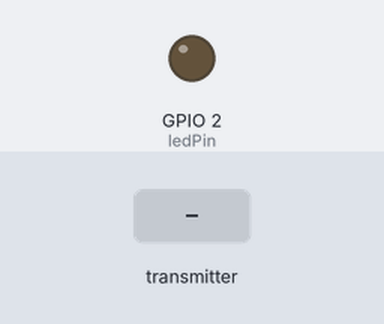
Bench run of a sketch on a simulated ESP32. On the bench: output pins drawn as LEDs (lit = HIGH). Dashed ring = blinking. The inputs (shaded band) are chosen by the test bench. What the sketch prints to the serial monitor is not drawn.

Above: at 1.2 s.
1.3 s: the transmitter starts sending x = 0
At 2.2 s:
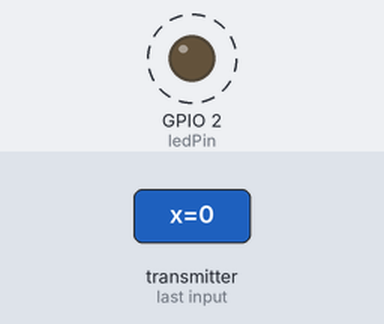
Timing chart, 0 to 11.4 s (numbered marks = the images above; inputs shaded):
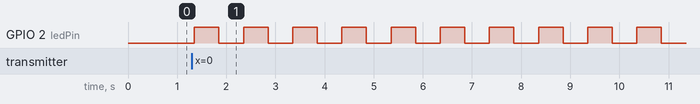

Measured:
- after the input at 1.3 s, GPIO 2 (ledPin): alternates HIGH for 0.50 s and LOW for 0.50 s, starting after 0.05 s

The sketch:

sketch_esp32getsignalandblink.ino
```cpp
#include <esp_now.h>
#include <WiFi.h>

typedef struct test_struct {
  int x;
  int y;
} test_struct;

test_struct myData;
const int ledPin = 2;

void OnDataRecv(const uint8_t * mac, const uint8_t *incomingData, int len) {
  digitalWrite(ledPin, HIGH);
  delay(500);
  digitalWrite(ledPin, LOW);
  delay(500);
  memcpy(&myData, incomingData, sizeof(myData));
  Serial.print("Bytes received: ");
  Serial.println(len);
  Serial.print("x: ");
  Serial.println(myData.x);
  Serial.print("y: ");
  Serial.println(myData.y);
  Serial.println();
}

void setup() {
  Serial.begin(115200);

  WiFi.mode(WIFI_STA);

  if (esp_now_init() != ESP_OK) {
    Serial.println("Error initializing ESP-NOW");
    return;
  }

  esp_now_register_recv_cb(esp_now_recv_cb_t(OnDataRecv));

  pinMode(ledPin, OUTPUT);
}

void loop() {

}
```
